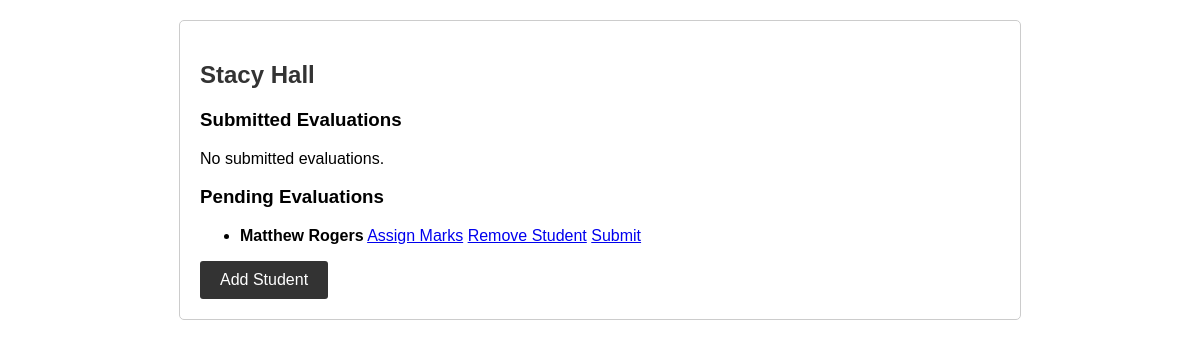
/mentors/3/, run on an earlier commit of the app's database.
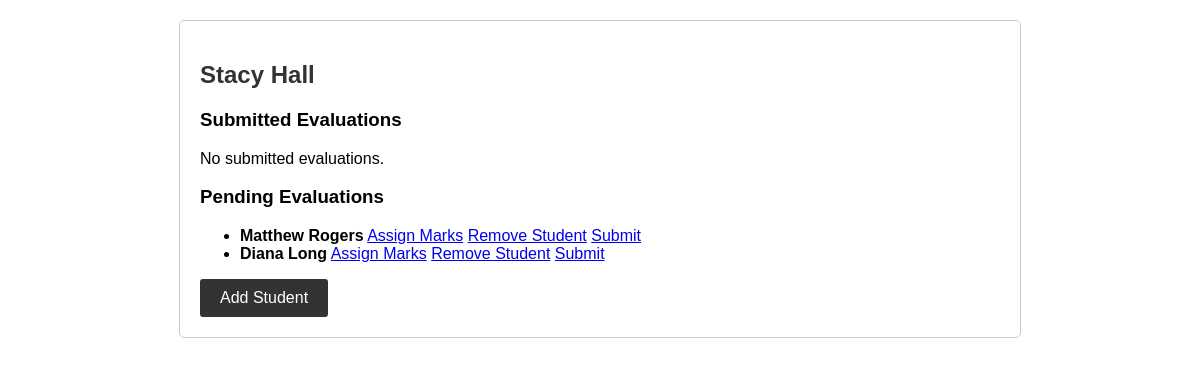
And on a later commit of the database.
### evaldashboard/models.py (models this page shows, shortened)
class Evaluation(models.Model):
    mentor = models.ForeignKey(Mentor, on_delete=models.CASCADE, related_name='evaluations')
    student = models.ForeignKey(Student, on_delete=models.CASCADE, related_name='evaluations')
    ideation_marks = models.PositiveIntegerField(validators=[MinValueValidator(0), MaxValueValidator(10)])
    execution_marks = models.PositiveIntegerField(validators=[MinValueValidator(0), MaxValueValidator(10)])
    viva_marks = models.PositiveIntegerField(validators=[MinValueValidator(0), MaxValueValidator(10)])
    total_marks = models.PositiveIntegerField(editable=False, default=0)
    is_submitted = models.BooleanField(default=False)
    class Meta:
        unique_together = ('mentor', 'student')

class Student(models.Model):
    name = models.CharField(max_length=100)
    email = models.EmailField(unique=True)
    phone = models.CharField(max_length=15)

### evaldashboard/views.py (the view)
# urls.py: path('mentors/<int:mentor_id>/', views.view_evaluations, name='view_evaluations'),
def view_evaluations(request, mentor_id):
    mentor = get_object_or_404(Mentor, id=mentor_id)
    evaluations = mentor.evaluations.all()
    submitted_evaluations = evaluations.filter(is_submitted=True)
    pending_evaluations = evaluations.filter(is_submitted=False)
    context = {
        'mentor': mentor,
        'submitted_evaluations': submitted_evaluations,
        'pending_evaluations': pending_evaluations,
    }
    return render(request, 'view_evaluations.html', context)

### evaldashboard/templates/view_evaluations.html
{% extends 'base.html' %}
{% block content %}
    <h2>{{ mentor.name }}</h2>
    <h3>Submitted Evaluations</h3>
    {% if submitted_evaluations %}
        <ul>
            {% for evaluation in submitted_evaluations %}
                <li>
                    <strong>{{ evaluation.student.name }}</strong>
                    <p>Ideation Marks: {{ evaluation.ideation_marks }}</p>
                    <p>Execution Marks: {{ evaluation.execution_marks }}</p>
                    <p>Viva Marks: {{ evaluation.viva_marks }}</p>
                    <p>Total Marks: {{ evaluation.total_marks }}</p>
                </li>
            {% endfor %}
        </ul>
    {% else %}
        <p>No submitted evaluations.</p>
    {% endif %}
    <h3>Pending Evaluations</h3>
    {% if pending_evaluations %}
        <ul>
            {% for evaluation in pending_evaluations %}
                <li>
                    <strong>{{ evaluation.student.name }}</strong>
                    <a href="{% url 'assign_marks' mentor_id=mentor.id evaluation_id=evaluation.id %}">Assign Marks</a>
                    <a href="{% url 'remove_student' mentor_id=mentor.id evaluation_id=evaluation.id %}">Remove Student</a>
                    <a href="{% url 'submit_marks' mentor_id=mentor.id evaluation_id=evaluation.id %}">Submit</a>
                </li>
            {% endfor %}
        </ul>
    {% else %}
        <p>No pending evaluations.</p>
    {% endif %}
    <a href="{% url 'add_student_mentor' mentor_id=mentor.id %}" class="btn">Add Student</a>
{% endblock %}

What changed in the data, as far as the page shows it:
added Evaluation: student.name "Diana Long"
